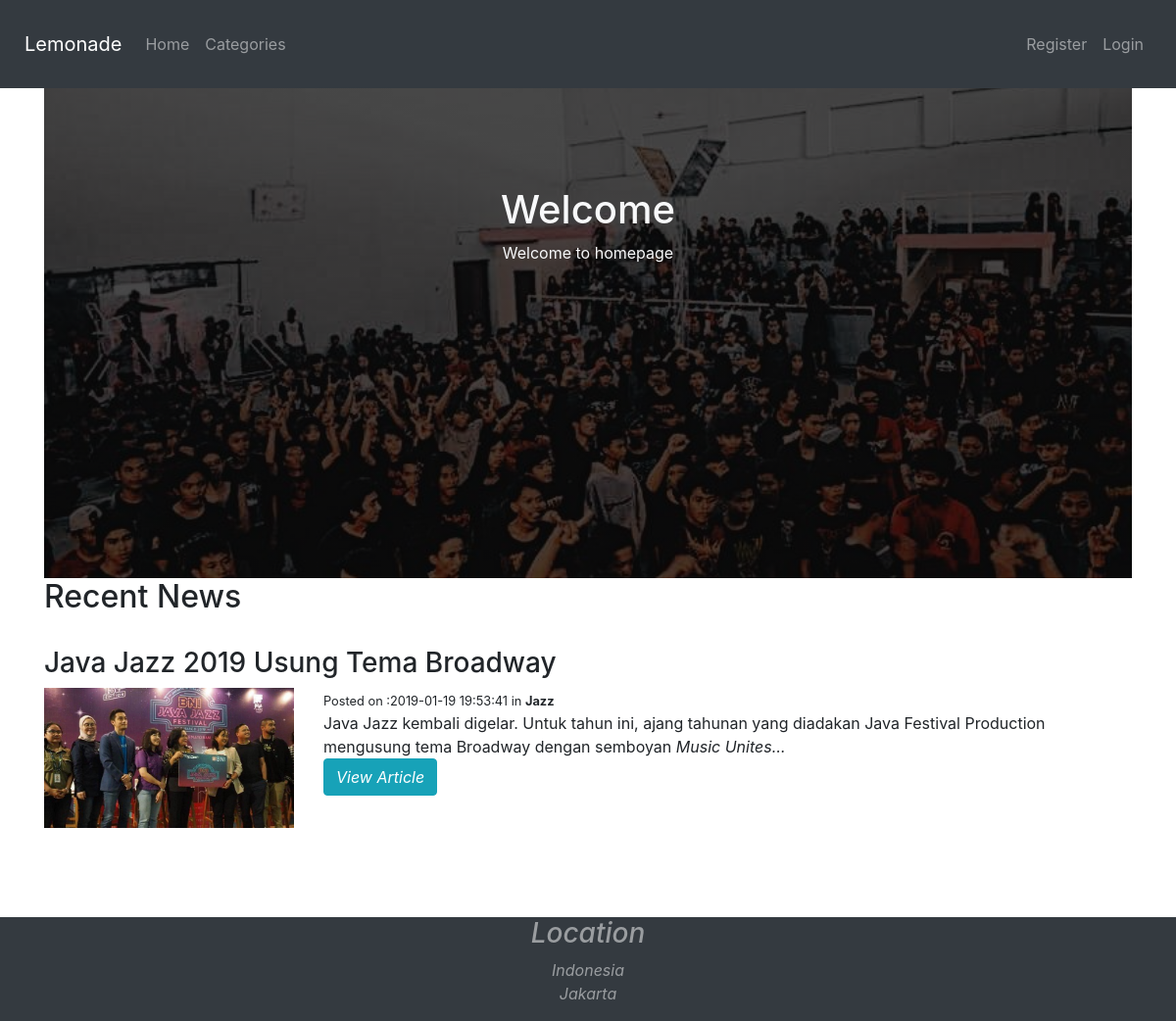
Page /news on the committed database.
### tables this page shows
CREATE TABLE `news` (
  `id_news` int NOT NULL,
  `category_id` int NOT NULL,
  `user_id` int NOT NULL,
  `title` varchar(128) NOT NULL,
  `slug` varchar(128) NOT NULL,
  `text` text NOT NULL,
  `post_image` varchar(255) NOT NULL,
  `created_at` timestamp NOT NULL DEFAULT CURRENT_TIMESTAMP
);

CREATE TABLE `categories` (
  `id` int NOT NULL,
  `name` varchar(255) NOT NULL,
  `created_at` timestamp NOT NULL DEFAULT CURRENT_TIMESTAMP
);

### application/controllers/Controller_news.php (called while the page is built, shortened)
<?php
class Controller_news extends CI_Controller{
	public function index(){
		$data['title'] = 'Recent News';
		$config['base_url'] = base_url('news/');
		$config['total_rows'] = $this->model_news->fetch_news();
		$config['per_page'] = 2;
		$config["uri_segment"] = 2;
		$this->pagination->initialize($config);
		$page = $this->uri->segment(2);
		$data["results"] = $this->model_news->get_news($config["per_page"], $page);
		$data["links"] = $this->pagination->create_links();
		$this->load->view('templates/header');
		$this->load->view('templates/banner');
		$this->load->view('news/index', $data);
		$this->load->view('templates/footer');
	}
}

### index.php (called while the page is built, shortened)
<?php
require_once BASEPATH.'core/CodeIgniter.php';

### application/models/Model_news.php (called while the page is built, shortened)
<?php
class Model_news extends CI_Model{
	public function get_news($config, $page){
		$this->db->order_by('news.id_news','DESC');
		$this->db->join('categories', 'categories.id = news.category_id');
		$this->db->limit($config, $page);
		$query = $this->db->get('news');
		if ($query->num_rows() > 0) {
			foreach ($query->result_array() as $row) {
				$data[] = $row;
			}
			return $data;
		}
		return false;
	}
}

### application/views/news/index.php (the view, shortened to what this page needs)
<h2><?php echo $title; ?></h2><br>
<?php foreach($results as $news_item): ?>
	<h3><?php echo $news_item['title']; ?></h3>
	<div class="row">
		<div class="col-md-3">
			<img class="post-thumbnail" src="<?php echo site_url(); ?>assets/img/<?php echo $news_item['post_image']; ?>">
		</div>
		<div class="col-md-9">
			<small class="posted-on">Posted on :<?php echo $news_item['created_at']; ?> in <strong><?php echo $news_item['name']; ?></strong> </small><br>
			<?php echo word_limiter($news_item['text'],20); ?>
			<br>
			<a class="btn btn-info" href="<?php echo site_url('news/view/'.$news_item['slug']); ?>">View Article</a><br><br>
		</div>
	</div><br><br>
<?php endforeach; ?>

### assets/css/custom.css (style rules this page uses)
html, body { height: 100%; margin: 0; }
body { display: flex; flex-direction: column; }
.post-thumbnail { width: 100%; }
body { margin: 0px; padding: 0px; }

### rows in the picture
news: title "Java Jazz 2019 Usung Tema Broadway", post_image (picture), category.created_at "2019-01-19 19:53:41", category.name "Jazz", text "Java Jazz kembali digelar. Untuk tahun ini, ajang tahunan yang diadakan Java Festival Production mengusung tema Broadway dengan semboyan Music Unites…"

### other values in the picture
$title "Recent News"
